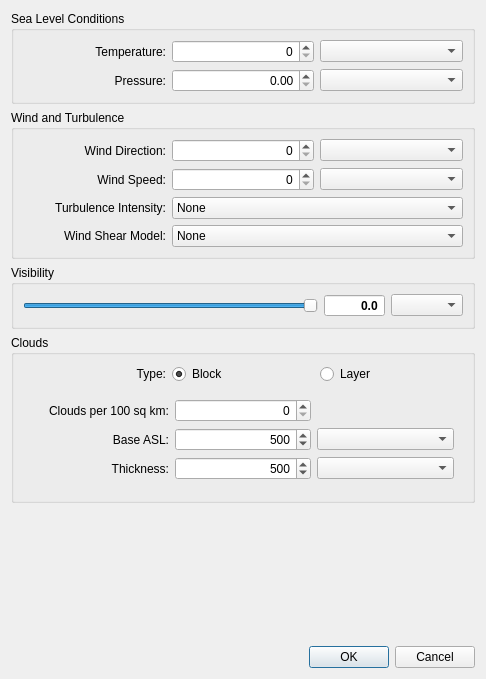
<?xml version="1.0" encoding="UTF-8"?>
<ui version="4.0">
 <class>DialogEnvr</class>
 <widget class="QDialog" name="DialogEnvr">
  <property name="geometry">
   <rect>
    <x>0</x>
    <y>0</y>
    <width>486</width>
    <height>679</height>
   </rect>
  </property>
  <property name="windowTitle">
   <string>Environment</string>
  </property>
  <property name="modal">
   <bool>true</bool>
  </property>
  <layout class="QGridLayout" name="gridLayout_2">
   <item row="1" column="0">
    <widget class="QGroupBox" name="groupBoxWind">
     <property name="title">
      <string>Wind and Turbulence</string>
     </property>
     <layout class="QGridLayout" name="gridLayout_5">
      <item row="0" column="0">
       <widget class="QLabel" name="labelWindDir">
        <property name="text">
         <string>Wind Direction:</string>
        </property>
        <property name="alignment">
         <set>Qt::AlignRight|Qt::AlignTrailing|Qt::AlignVCenter</set>
        </property>
        <property name="buddy">
         <cstring>spinBoxWindDir</cstring>
        </property>
       </widget>
      </item>
      <item row="1" column="0">
       <widget class="QLabel" name="labelWindSpeed">
        <property name="text">
         <string>Wind Speed:</string>
        </property>
        <property name="alignment">
         <set>Qt::AlignRight|Qt::AlignTrailing|Qt::AlignVCenter</set>
        </property>
        <property name="buddy">
         <cstring>spinBoxWindSpeed</cstring>
        </property>
       </widget>
      </item>
      <item row="0" column="1">
       <widget class="QDoubleSpinBox" name="spinBoxWindDir">
        <property name="alignment">
         <set>Qt::AlignRight|Qt::AlignTrailing|Qt::AlignVCenter</set>
        </property>
        <property name="decimals">
         <number>0</number>
        </property>
       </widget>
      </item>
      <item row="2" column="0">
       <widget class="QLabel" name="labelTurbulence">
        <property name="text">
         <string>Turbulence Intensity:</string>
        </property>
        <property name="alignment">
         <set>Qt::AlignRight|Qt::AlignTrailing|Qt::AlignVCenter</set>
        </property>
        <property name="buddy">
         <cstring>comboTurbulence</cstring>
        </property>
       </widget>
      </item>
      <item row="3" column="0">
       <widget class="QLabel" name="labelWindShear">
        <property name="text">
         <string>Wind Shear Model:</string>
        </property>
        <property name="alignment">
         <set>Qt::AlignRight|Qt::AlignTrailing|Qt::AlignVCenter</set>
        </property>
        <property name="buddy">
         <cstring>comboWindShear</cstring>
        </property>
       </widget>
      </item>
      <item row="1" column="1">
       <widget class="QDoubleSpinBox" name="spinBoxWindSpeed">
        <property name="alignment">
         <set>Qt::AlignRight|Qt::AlignTrailing|Qt::AlignVCenter</set>
        </property>
        <property name="decimals">
         <number>0</number>
        </property>
       </widget>
      </item>
      <item row="0" column="2">
       <widget class="ComboUnitsAngle" name="comboWindDir"/>
      </item>
      <item row="1" column="2">
       <widget class="ComboUnitsVelocity" name="comboWindSpeed"/>
      </item>
      <item row="3" column="1" colspan="2">
       <widget class="QComboBox" name="comboWindShear">
        <item>
         <property name="text">
          <string>None</string>
         </property>
        </item>
        <item>
         <property name="text">
          <string>Model 1</string>
         </property>
        </item>
        <item>
         <property name="text">
          <string>Model 2</string>
         </property>
        </item>
        <item>
         <property name="text">
          <string>Model 3</string>
         </property>
        </item>
        <item>
         <property name="text">
          <string>Model 4</string>
         </property>
        </item>
       </widget>
      </item>
      <item row="2" column="1" colspan="2">
       <widget class="QComboBox" name="comboTurbulence">
        <item>
         <property name="text">
          <string>None</string>
         </property>
        </item>
        <item>
         <property name="text">
          <string>Mild</string>
         </property>
        </item>
        <item>
         <property name="text">
          <string>Moderate</string>
         </property>
        </item>
        <item>
         <property name="text">
          <string>Severe</string>
         </property>
        </item>
        <item>
         <property name="text">
          <string>Extreme</string>
         </property>
        </item>
       </widget>
      </item>
     </layout>
    </widget>
   </item>
   <item row="2" column="0">
    <widget class="QGroupBox" name="groupBoxVisibility">
     <property name="title">
      <string>Visibility</string>
     </property>
     <layout class="QGridLayout" name="gridLayout">
      <item row="0" column="0">
       <widget class="QSlider" name="sliderVisibility">
        <property name="minimum">
         <number>1</number>
        </property>
        <property name="maximum">
         <number>250</number>
        </property>
        <property name="value">
         <number>250</number>
        </property>
        <property name="orientation">
         <enum>Qt::Horizontal</enum>
        </property>
       </widget>
      </item>
      <item row="0" column="1">
       <widget class="QDoubleSpinBox" name="spinBoxVisibility">
        <property name="font">
         <font>
          <weight>75</weight>
          <bold>true</bold>
         </font>
        </property>
        <property name="focusPolicy">
         <enum>Qt::NoFocus</enum>
        </property>
        <property name="alignment">
         <set>Qt::AlignRight|Qt::AlignTrailing|Qt::AlignVCenter</set>
        </property>
        <property name="readOnly">
         <bool>true</bool>
        </property>
        <property name="buttonSymbols">
         <enum>QAbstractSpinBox::NoButtons</enum>
        </property>
        <property name="decimals">
         <number>1</number>
        </property>
        <property name="minimum">
         <double>0.000000000000000</double>
        </property>
        <property name="maximum">
         <double>999999.000000000000000</double>
        </property>
        <property name="singleStep">
         <double>100.000000000000000</double>
        </property>
        <property name="value">
         <double>0.000000000000000</double>
        </property>
       </widget>
      </item>
      <item row="0" column="2">
       <widget class="ComboUnitsLength" name="comboVisibility"/>
      </item>
     </layout>
    </widget>
   </item>
   <item row="4" column="0">
    <spacer name="verticalSpacer">
     <property name="orientation">
      <enum>Qt::Vertical</enum>
     </property>
     <property name="sizeHint" stdset="0">
      <size>
       <width>20</width>
       <height>175</height>
      </size>
     </property>
    </spacer>
   </item>
   <item row="5" column="0">
    <widget class="QDialogButtonBox" name="buttonBox">
     <property name="orientation">
      <enum>Qt::Horizontal</enum>
     </property>
     <property name="standardButtons">
      <set>QDialogButtonBox::Cancel|QDialogButtonBox::Ok</set>
     </property>
    </widget>
   </item>
   <item row="0" column="0">
    <widget class="QGroupBox" name="groupBoxSeaLevel">
     <property name="title">
      <string>Sea Level Conditions</string>
     </property>
     <layout class="QGridLayout" name="gridLayout_4">
      <item row="0" column="0">
       <widget class="QLabel" name="labelSeaLevelTemp">
        <property name="text">
         <string>Temperature:</string>
        </property>
        <property name="alignment">
         <set>Qt::AlignRight|Qt::AlignTrailing|Qt::AlignVCenter</set>
        </property>
        <property name="buddy">
         <cstring>spinBoxSeaLevelTemp</cstring>
        </property>
       </widget>
      </item>
      <item row="0" column="1">
       <widget class="QDoubleSpinBox" name="spinBoxSeaLevelTemp">
        <property name="alignment">
         <set>Qt::AlignRight|Qt::AlignTrailing|Qt::AlignVCenter</set>
        </property>
        <property name="decimals">
         <number>0</number>
        </property>
       </widget>
      </item>
      <item row="1" column="0">
       <widget class="QLabel" name="labelSeaLevelPress">
        <property name="text">
         <string>Pressure:</string>
        </property>
        <property name="alignment">
         <set>Qt::AlignRight|Qt::AlignTrailing|Qt::AlignVCenter</set>
        </property>
        <property name="buddy">
         <cstring>spinBoxSeaLevelPress</cstring>
        </property>
       </widget>
      </item>
      <item row="1" column="1">
       <widget class="QDoubleSpinBox" name="spinBoxSeaLevelPress">
        <property name="alignment">
         <set>Qt::AlignRight|Qt::AlignTrailing|Qt::AlignVCenter</set>
        </property>
       </widget>
      </item>
      <item row="0" column="2">
       <widget class="ComboUnitsTemperature" name="comboSeaLevelTemp"/>
      </item>
      <item row="1" column="2">
       <widget class="ComboUnitsPressure" name="comboSeaLevelPress"/>
      </item>
     </layout>
    </widget>
   </item>
   <item row="3" column="0">
    <widget class="QGroupBox" name="groupBox">
     <property name="title">
      <string>Clouds</string>
     </property>
     <layout class="QGridLayout" name="gridLayout_3">
      <item row="0" column="2">
       <widget class="QRadioButton" name="radioButtonCloudsTypeLayer">
        <property name="text">
         <string>Layer</string>
        </property>
        <attribute name="buttonGroup">
         <string notr="true">buttonGroupCloudsType</string>
        </attribute>
       </widget>
      </item>
      <item row="0" column="1">
       <widget class="QRadioButton" name="radioButtonCloudsTypeBlock">
        <property name="text">
         <string>Block</string>
        </property>
        <property name="checked">
         <bool>true</bool>
        </property>
        <attribute name="buttonGroup">
         <string notr="true">buttonGroupCloudsType</string>
        </attribute>
       </widget>
      </item>
      <item row="1" column="0" colspan="3">
       <widget class="QStackedWidget" name="stackedWidgetClouds">
        <property name="currentIndex">
         <number>0</number>
        </property>
        <widget class="QWidget" name="pageCloudsBlock">
         <layout class="QGridLayout" name="gridLayout_7">
          <item row="0" column="1">
           <widget class="QDoubleSpinBox" name="doubleSpinBoxCloudsBlockCount">
            <property name="alignment">
             <set>Qt::AlignRight|Qt::AlignTrailing|Qt::AlignVCenter</set>
            </property>
            <property name="decimals">
             <number>0</number>
            </property>
            <property name="maximum">
             <double>1.000000000000000</double>
            </property>
           </widget>
          </item>
          <item row="1" column="0">
           <widget class="QLabel" name="labelCloudsBlockBaseASL">
            <property name="text">
             <string>Base ASL:</string>
            </property>
            <property name="alignment">
             <set>Qt::AlignRight|Qt::AlignTrailing|Qt::AlignVCenter</set>
            </property>
            <property name="buddy">
             <cstring>spinBoxCloudsBlockBaseASL</cstring>
            </property>
           </widget>
          </item>
          <item row="0" column="0">
           <widget class="QLabel" name="labelCloudsBlockCount">
            <property name="text">
             <string>Clouds per 100 sq km:</string>
            </property>
            <property name="alignment">
             <set>Qt::AlignRight|Qt::AlignTrailing|Qt::AlignVCenter</set>
            </property>
            <property name="buddy">
             <cstring>doubleSpinBoxCloudsBlockCount</cstring>
            </property>
           </widget>
          </item>
          <item row="2" column="0">
           <widget class="QLabel" name="label_4labelCloudsBlockThickness">
            <property name="text">
             <string>Thickness:</string>
            </property>
            <property name="alignment">
             <set>Qt::AlignRight|Qt::AlignTrailing|Qt::AlignVCenter</set>
            </property>
            <property name="buddy">
             <cstring>spinBoxCloudsBlockThickness</cstring>
            </property>
           </widget>
          </item>
          <item row="1" column="2">
           <widget class="ComboUnitsLength" name="comboCloudsBlockBaseASL"/>
          </item>
          <item row="2" column="2">
           <widget class="ComboUnitsLength" name="comboCloudsBlockThickness"/>
          </item>
          <item row="2" column="1">
           <widget class="QDoubleSpinBox" name="spinBoxCloudsBlockThickness">
            <property name="alignment">
             <set>Qt::AlignRight|Qt::AlignTrailing|Qt::AlignVCenter</set>
            </property>
            <property name="decimals">
             <number>0</number>
            </property>
            <property name="minimum">
             <double>100.000000000000000</double>
            </property>
            <property name="maximum">
             <double>10000.000000000000000</double>
            </property>
            <property name="value">
             <double>500.000000000000000</double>
            </property>
           </widget>
          </item>
          <item row="1" column="1">
           <widget class="QDoubleSpinBox" name="spinBoxCloudsBlockBaseASL">
            <property name="alignment">
             <set>Qt::AlignRight|Qt::AlignTrailing|Qt::AlignVCenter</set>
            </property>
            <property name="decimals">
             <number>0</number>
            </property>
            <property name="maximum">
             <double>10000.000000000000000</double>
            </property>
            <property name="value">
             <double>500.000000000000000</double>
            </property>
           </widget>
          </item>
          <item row="3" column="0" colspan="3">
           <spacer name="verticalSpacer_3">
            <property name="orientation">
             <enum>Qt::Vertical</enum>
            </property>
            <property name="sizeHint" stdset="0">
             <size>
              <width>20</width>
              <height>40</height>
             </size>
            </property>
           </spacer>
          </item>
         </layout>
        </widget>
        <widget class="QWidget" name="pageCloudsLayer">
         <layout class="QGridLayout" name="gridLayout_6">
          <item row="0" column="1">
           <widget class="QDoubleSpinBox" name="spinBoxCloudsLayerBaseASL">
            <property name="alignment">
             <set>Qt::AlignRight|Qt::AlignTrailing|Qt::AlignVCenter</set>
            </property>
            <property name="decimals">
             <number>0</number>
            </property>
            <property name="minimum">
             <double>100.000000000000000</double>
            </property>
            <property name="maximum">
             <double>10000.000000000000000</double>
            </property>
           </widget>
          </item>
          <item row="0" column="0">
           <widget class="QLabel" name="labelCloudsLayerBaseASL">
            <property name="text">
             <string>Base ASL:</string>
            </property>
            <property name="alignment">
             <set>Qt::AlignRight|Qt::AlignTrailing|Qt::AlignVCenter</set>
            </property>
           </widget>
          </item>
          <item row="0" column="2">
           <widget class="ComboUnitsLength" name="comboCloudsLayerBaseASL"/>
          </item>
          <item row="1" column="1" colspan="2">
           <widget class="QComboBox" name="comboCloudsLayerCover">
            <item>
             <property name="text">
              <string>Clear</string>
             </property>
            </item>
            <item>
             <property name="text">
              <string>Few</string>
             </property>
            </item>
            <item>
             <property name="text">
              <string>Scattered</string>
             </property>
            </item>
            <item>
             <property name="text">
              <string>Broken</string>
             </property>
            </item>
            <item>
             <property name="text">
              <string>Overcast</string>
             </property>
            </item>
           </widget>
          </item>
          <item row="1" column="0">
           <widget class="QLabel" name="label_3">
            <property name="text">
             <string>Cover:</string>
            </property>
            <property name="alignment">
             <set>Qt::AlignRight|Qt::AlignTrailing|Qt::AlignVCenter</set>
            </property>
           </widget>
          </item>
          <item row="2" column="0" colspan="3">
           <spacer name="verticalSpacer_2">
            <property name="orientation">
             <enum>Qt::Vertical</enum>
            </property>
            <property name="sizeHint" stdset="0">
             <size>
              <width>20</width>
              <height>40</height>
             </size>
            </property>
           </spacer>
          </item>
         </layout>
        </widget>
       </widget>
      </item>
      <item row="0" column="0">
       <widget class="QLabel" name="label">
        <property name="text">
         <string>Type:</string>
        </property>
        <property name="alignment">
         <set>Qt::AlignRight|Qt::AlignTrailing|Qt::AlignVCenter</set>
        </property>
       </widget>
      </item>
     </layout>
    </widget>
   </item>
  </layout>
 </widget>
 <customwidgets>
  <customwidget>
   <class>ComboUnitsAngle</class>
   <extends>QComboBox</extends>
   <header>gui/ComboUnitsAngle.h</header>
  </customwidget>
  <customwidget>
   <class>ComboUnitsVelocity</class>
   <extends>QComboBox</extends>
   <header>gui/ComboUnitsVelocity.h</header>
  </customwidget>
  <customwidget>
   <class>ComboUnitsLength</class>
   <extends>QComboBox</extends>
   <header>gui/ComboUnitsLength.h</header>
  </customwidget>
  <customwidget>
   <class>ComboUnitsTemperature</class>
   <extends>QComboBox</extends>
   <header>gui/ComboUnitsTemperature.h</header>
  </customwidget>
  <customwidget>
   <class>ComboUnitsPressure</class>
   <extends>QComboBox</extends>
   <header>gui/ComboUnitsPressure.h</header>
  </customwidget>
 </customwidgets>
 <tabstops>
  <tabstop>spinBoxSeaLevelTemp</tabstop>
  <tabstop>comboSeaLevelTemp</tabstop>
  <tabstop>spinBoxSeaLevelPress</tabstop>
  <tabstop>comboSeaLevelPress</tabstop>
  <tabstop>spinBoxWindDir</tabstop>
  <tabstop>comboWindDir</tabstop>
  <tabstop>spinBoxWindSpeed</tabstop>
  <tabstop>comboWindSpeed</tabstop>
  <tabstop>comboTurbulence</tabstop>
  <tabstop>comboWindShear</tabstop>
  <tabstop>sliderVisibility</tabstop>
  <tabstop>comboVisibility</tabstop>
  <tabstop>radioButtonCloudsTypeBlock</tabstop>
  <tabstop>radioButtonCloudsTypeLayer</tabstop>
  <tabstop>doubleSpinBoxCloudsBlockCount</tabstop>
  <tabstop>spinBoxCloudsBlockBaseASL</tabstop>
  <tabstop>comboCloudsBlockBaseASL</tabstop>
  <tabstop>spinBoxCloudsBlockThickness</tabstop>
  <tabstop>comboCloudsBlockThickness</tabstop>
  <tabstop>spinBoxCloudsLayerBaseASL</tabstop>
  <tabstop>comboCloudsLayerBaseASL</tabstop>
  <tabstop>comboCloudsLayerCover</tabstop>
 </tabstops>
 <resources/>
 <connections>
  <connection>
   <sender>buttonBox</sender>
   <signal>accepted()</signal>
   <receiver>DialogEnvr</receiver>
   <slot>accept()</slot>
   <hints>
    <hint type="sourcelabel">
     <x>257</x>
     <y>667</y>
    </hint>
    <hint type="destinationlabel">
     <x>157</x>
     <y>274</y>
    </hint>
   </hints>
  </connection>
  <connection>
   <sender>buttonBox</sender>
   <signal>rejected()</signal>
   <receiver>DialogEnvr</receiver>
   <slot>reject()</slot>
   <hints>
    <hint type="sourcelabel">
     <x>325</x>
     <y>667</y>
    </hint>
    <hint type="destinationlabel">
     <x>286</x>
     <y>274</y>
    </hint>
   </hints>
  </connection>
 </connections>
 <buttongroups>
  <buttongroup name="buttonGroupCloudsType"/>
 </buttongroups>
</ui>
